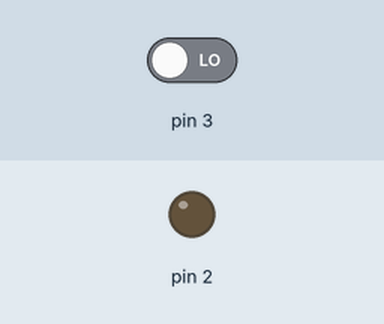
The sketch below on a simulated Arduino Uno, built with avr-gcc and run on an emulated ATmega328P. On the bench: output pins drawn as LEDs (lit = HIGH). The test bench sets the inputs (shaded band); at power-on: pin 3 LOW.

Above: at 1.2 s.
1.3 s: pin 3 driven HIGH
At 2.5 s:
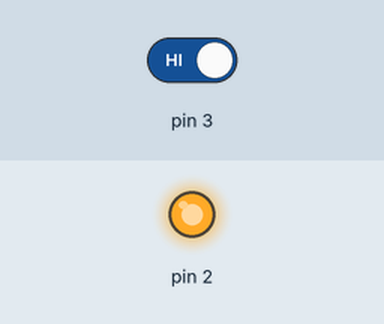
2.8 s: pin 3 driven LOW
At 3.7 s:
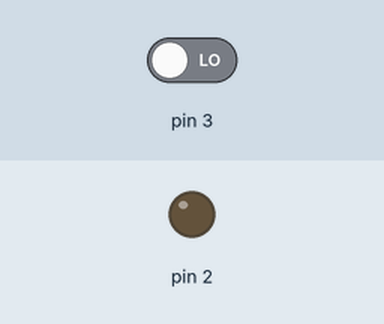
Timing chart, 0 to 5.8 s (numbered marks = the images above; inputs shaded):
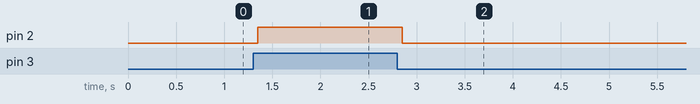

The sketch:

Debounce.ino
```cpp
#include "Debounce.h"

Debounce Record(3, 50); //(pin number, debounceDelay)

void setup() {
  pinMode(2, OUTPUT);
}

void loop() {
  if (Record.PinState() == HIGH)
  {
    digitalWrite(2, HIGH);
  }
  else
  {
    digitalWrite(2, LOW);
  }
}
```

Debounce.cpp
```cpp
/*
  Debounce.cpp - Library for debouncing input pins.
*/

#include "Arduino.h"
#include "Debounce.h"

Debounce::Debounce(int pin, unsigned long debounceDelay)
{
  pinMode(pin, INPUT);
  _pin = pin;
  _debounceDelay = debounceDelay;
}

int Debounce::PinState()
{
  int reading = digitalRead(_pin);

  if (reading != _lastPinState) {
    // reset the debouncing timer
    _lastDebounceTime = millis();
  }

  if ((millis() - _lastDebounceTime) > _debounceDelay) {
    // whatever the reading is at, it's been there for longer than the debounce
    // delay, so take it as the actual current state:

    // if the pin state has changed:
    if (reading != _pinState) {
      _pinState = reading;
    }
  }

  // save the reading. Next time through the loop, it'll be the _lastPinState:
  _lastPinState = reading;

  return _pinState;
}
```

Debounce.h
```cpp
/*
  Debounce.h - Library for debouncing input pins.
*/

#ifndef Debounce_h
#define Debounce_h

#include "Arduino.h"

class Debounce
{
  public:
    Debounce(int pin, unsigned long debounceDelay);
    int PinState(); //Check this if HIGH or LOW
  private:
    int _pin;
    int _lastPinState;
    int _pinState;
    unsigned long _lastDebounceTime = 0; // the last time the input pin was toggled
    unsigned long _debounceDelay; // the debounce delay
};

#endif
```

Measured:
- after the input at 1.3 s, pin 2: LOW → HIGH after 0.05 s
- after the input at 2.8 s, pin 2: HIGH → LOW after 0.05 s
